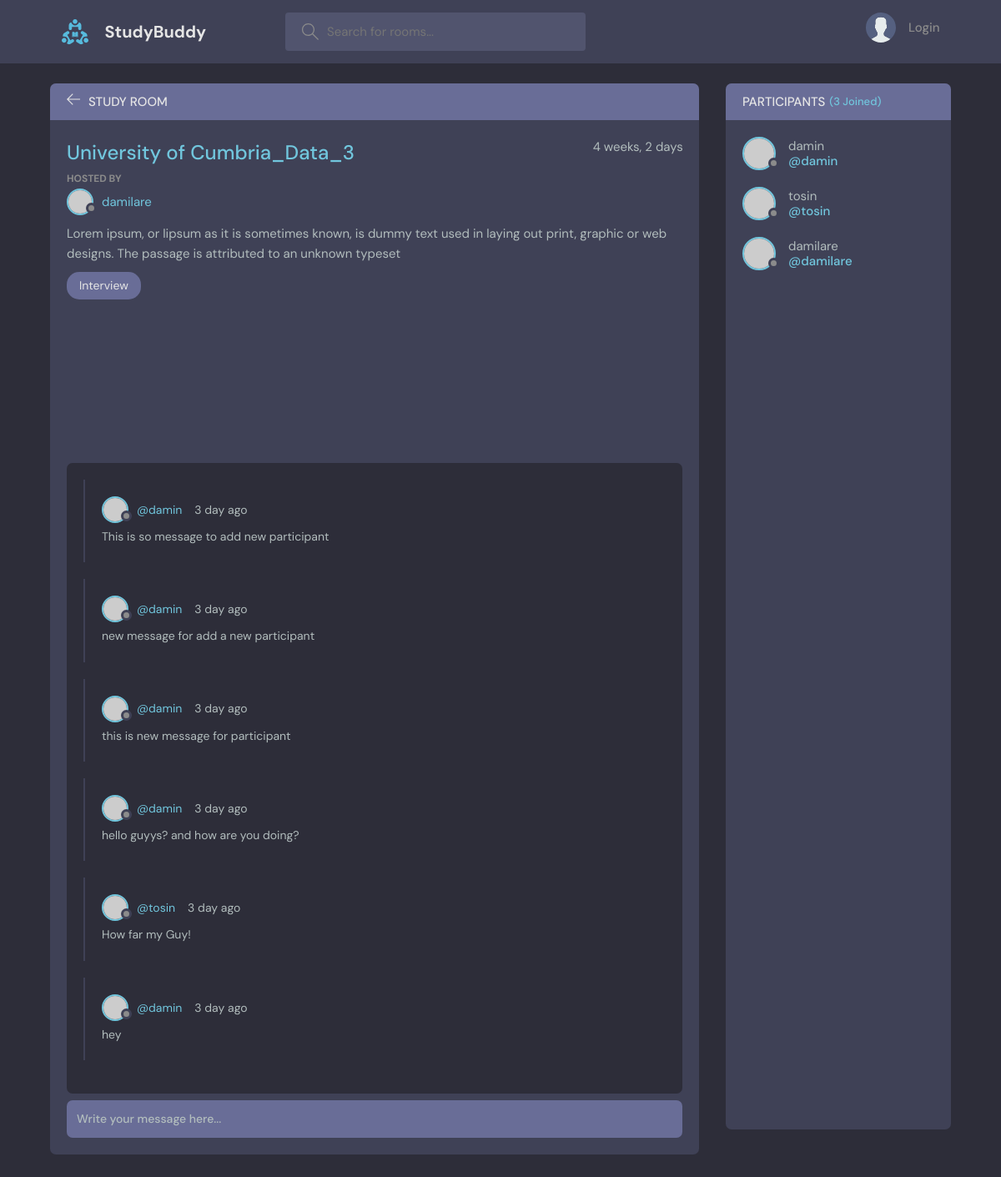
The app's page /details/1, older data.
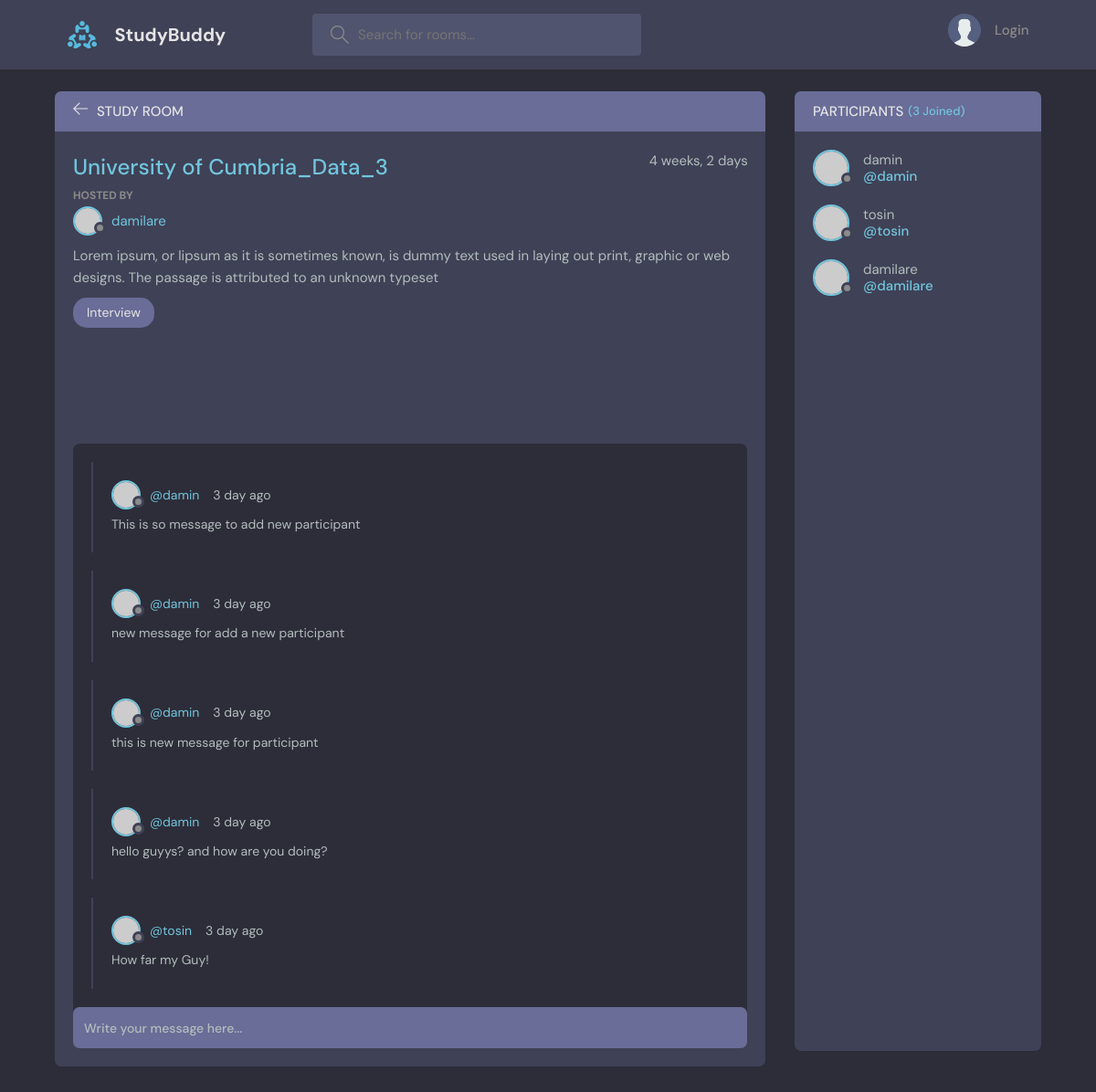
The same page, newer data.
### base/models.py (models this page shows, shortened)
class Message(models.Model):
    user = models.ForeignKey(User, on_delete=models.CASCADE)
    room = models.ForeignKey(Room, on_delete=models.CASCADE)
    body = models.TextField()
    updated = models.DateTimeField(auto_now=True)
    created = models.DateTimeField(auto_now_add=True)
    class Meta:
        ordering = ['-updated', '-created']

### base/views.py (the view, shortened to what this page needs)
# urls.py: path("details/<int:pk>", views.details, name="room_details"),  # Room page with primary key
def details(request, pk):
        room = Room.objects.get(id=pk)
        room_messages = room.message_set.all()
        participants = room.participants.all()
        print(participants)
        context = {'room': room, 'room_messages': room_messages, 'participants': participants}
        return render(request,"base/details.html", context)

### base/models.py (called while the page is built)
    def __str__(self):
        return self.name

### base/templates/base/details.html (shortened to what this page needs)
{% extends "layout.html" %} {% block content %}
<main class="profile-page layout layout--2">
  <div class="container">
    <div class="room">
      <div class="room__top">
        <div class="room__topLeft">
          <a href="{% url 'room' %}">
            <svg
              version="1.1"
              xmlns="http://www.w3.org/2000/svg"
              width="32"
              height="32"
              viewBox="0 0 32 32"
            >
              <title>arrow-left</title>
              <path
                d="M13.723 2.286l-13.723 13.714 13.719 13.714 1.616-1.611-10.96-10.96h27.625v-2.286h-27.625l10.965-10.965-1.616-1.607z"
              ></path>
            </svg>
          </a>
          <h3>Study Room</h3>
        </div>
      </div>
      <div class="room__box scroll">
        <div class="room__header scroll">
          <div class="room__info">
            <h3>{{ room.name}}</h3>
            <span>{{room.created|timesince}}</span>
          </div>
          <div class="room__hosted">
            <p>Hosted By</p>
            <a href="#" class="room__author">
              <div class="avatar avatar--small">
                <img src="https://randomuser.me/api/portraits/men/37.jpg" />
              </div>
              <span>{{room.host.username}}</span>
            </a>
          </div>
          <div class="room__details">{{room.description}}</div>
          <span class="room__topics">{{room.topic}}</span>
        </div>
        <div class="room__conversation">
          <div class="threads scroll">
            {% for message in room_messages %}
            <div class="thread">
              <div class="thread__top">
                <div class="thread__author">
                  <a
                    href="{% url 'user_profile' message.user.id %}"
                    class="thread__authorInfo"
                  >
                    <div class="avatar avatar--small">
                      <img
                        src="https://randomuser.me/api/portraits/men/37.jpg"
                      />
                    </div>
                    <span>@{{message.user}}</span>
                  </a>
                  <span class="thread__date">3 day ago</span>
                </div>
              </div>
              <div class="thread__details">{{message.body}}</div>
            </div>
            {% endfor %}
          </div>
        </div>
      </div>
      <div class="room__message">
        <form method="POST" action="{% url 'room_details' room.id %}">
          <input name="body" placeholder="Write your message here..." />
        </form>
      </div>
    </div>
    <div class="participants">
      <h3 class="participants__top">
        Participants <span>({{participants.count}} Joined)</span>
      </h3>
      <div class="participants__list scroll">
        {% for user in participants %}
        <a href="{% url 'user_profile' user.id %}" class="participant">
          <div class="avatar avatar--medium">
            <img src="https://randomuser.me/api/portraits/men/37.jpg" />
          </div>
          <p>
            {{user.username}}
            <span>@{{user.username}}</span>
          </p>
        </a>
        {% endfor %}
      </div>
    </div>
  </div>
</main>
{% endblock content %}

Row changes from the older to the newer data that the page shows:
removed Message: user "damin", body "hey"
